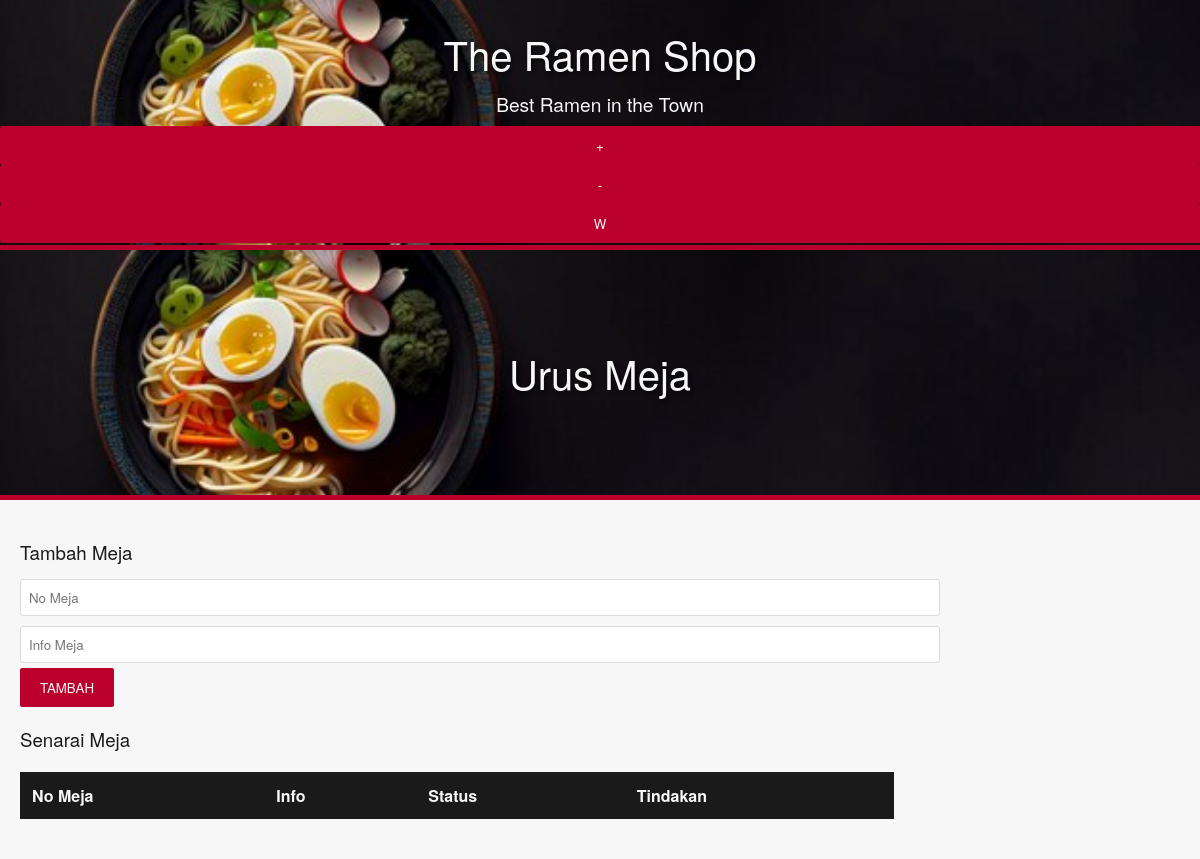
The app's page /meja_urus.php (signed in), older data.
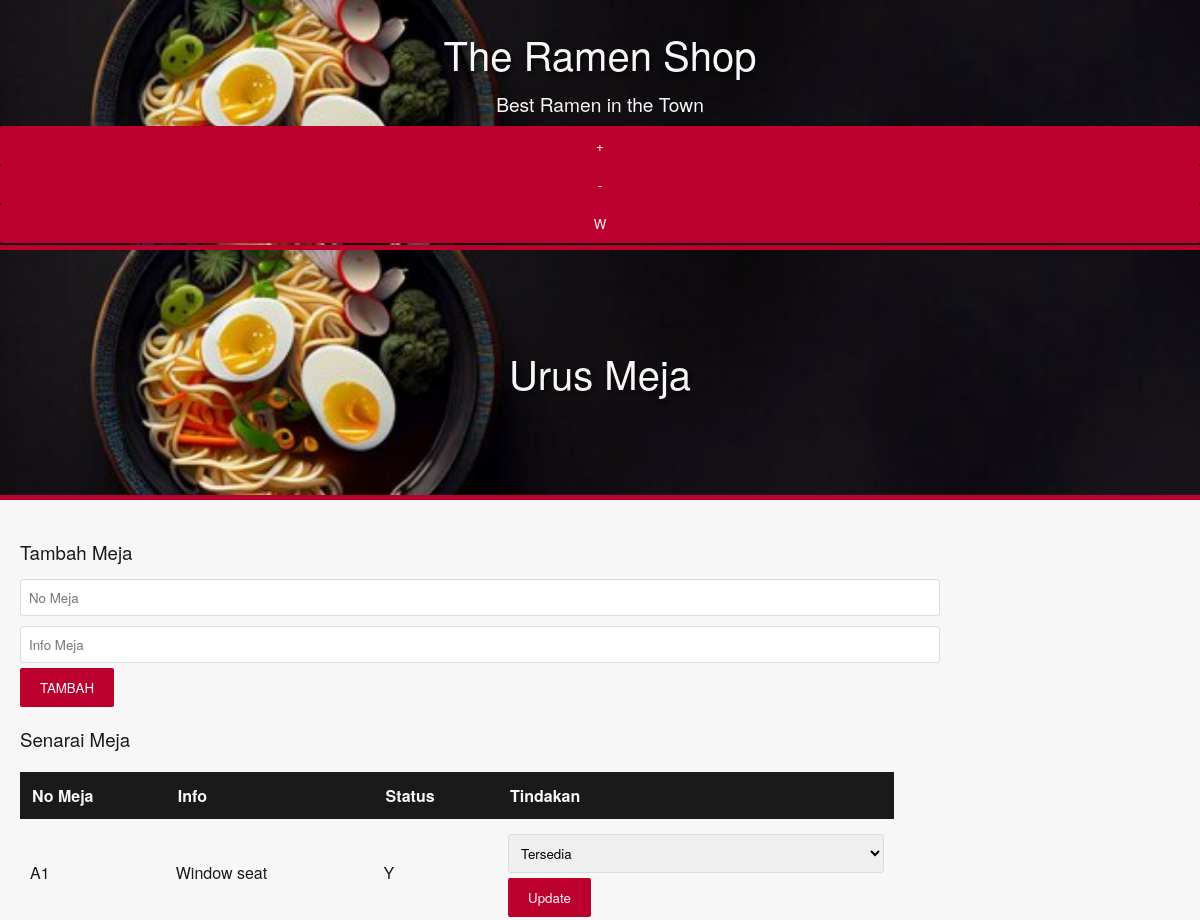
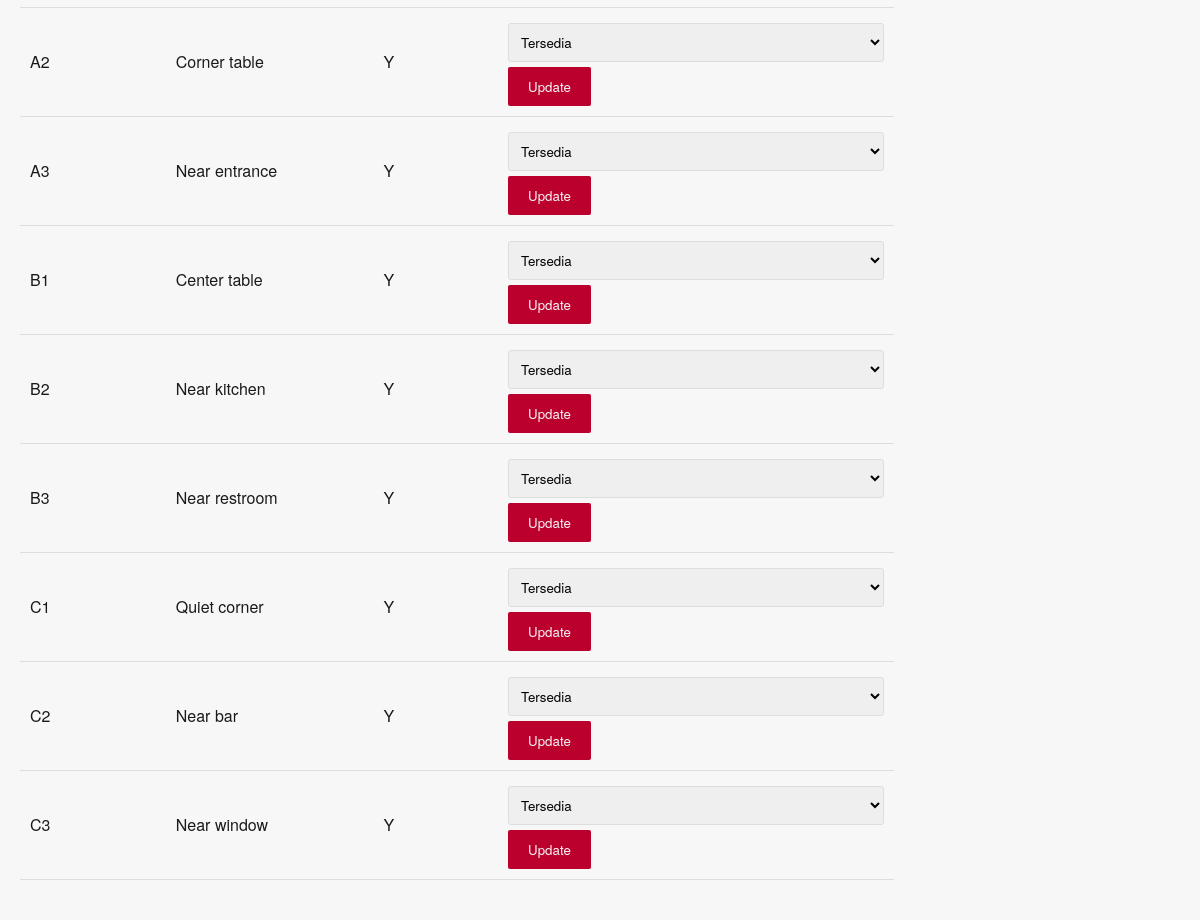
The same page, newer data (2 pictures, top to bottom).
### tables this page shows
CREATE TABLE `meja` (
  `noMeja` varchar(10) NOT NULL,
  `info` varchar(20) DEFAULT NULL,
  `tersedia` varchar(2) DEFAULT NULL
);

### meja_urus.php (the view, shortened to what this page needs)
<?php
include 'header.php';
?>
<!DOCTYPE html>
<html>
<head>
    <link rel="stylesheet" type="text/css" href="style.css">
</head>
<body>
    <div class="container">
        <div class="header">
            <h1>Urus Meja</h1>
        </div>
        <div id="isi">
            <form method="POST" class="form">
                <h3>Tambah Meja</h3>
                <input type="text" name="noMeja" placeholder="No Meja" required>
                <input type="text" name="info" placeholder="Info Meja" required>
                <button type="submit" name="tambah">TAMBAH</button>
            </form>
            <h3>Senarai Meja</h3>
            <table class="table">
                <thead>
                    <tr>
                        <th>No Meja</th>
                        <th>Info</th>
                        <th>Status</th>
                        <th>Tindakan</th>
                    </tr>
                </thead>
                <tbody>
                <?php
                $query = mysqli_query($con, "SELECT * FROM meja");
                while ($row = mysqli_fetch_assoc($query)) {
                    echo "<tr>";
                    echo "<td>".$row['noMeja']."</td>";
                    echo "<td>".$row['info']."</td>";
                    echo "<td>".$row['tersedia']."</td>";
                    echo "<td>
                        <form method='POST' action='meja_urus.php' style='display:inline;'>
                            <input type='hidden' name='noMeja' value='".$row['noMeja']."'>
                            <select name='tersedia'>
                                <option value='Y' ".($row['tersedia'] == 'Y' ? 'selected' : '').">Tersedia</option>
                                <option value='T' ".($row['tersedia'] == 'T' ? 'selected' : '').">Tidak Tersedia</option>
                            </select>
                            <button type='submit' name='update'>Update</button>
                        </form>
                    </td>";
                    echo "</tr>";
                }
                ?>
                </tbody>
            </table>
        </div>
    </div>
</body>
</html>

Row changes from the older to the newer data that the page shows:
added meja: noMeja "A1", info "Window seat", tersedia "Y", tersedia "Tersedia"
added meja: noMeja "A2", info "Corner table", tersedia "Y", tersedia "Tersedia"
added meja: noMeja "A3", info "Near entrance", tersedia "Y", tersedia "Tersedia"
added meja: noMeja "B1", info "Center table", tersedia "Y", tersedia "Tersedia"
added meja: noMeja "B2", info "Near kitchen", tersedia "Y", tersedia "Tersedia"
added meja: noMeja "B3", info "Near restroom", tersedia "Y", tersedia "Tersedia"
added meja: noMeja "C1", info "Quiet corner", tersedia "Y", tersedia "Tersedia"
added meja: noMeja "C2", info "Near bar", tersedia "Y", tersedia "Tersedia"
added meja: noMeja "C3", info "Near window", tersedia "Y", tersedia "Tersedia"
